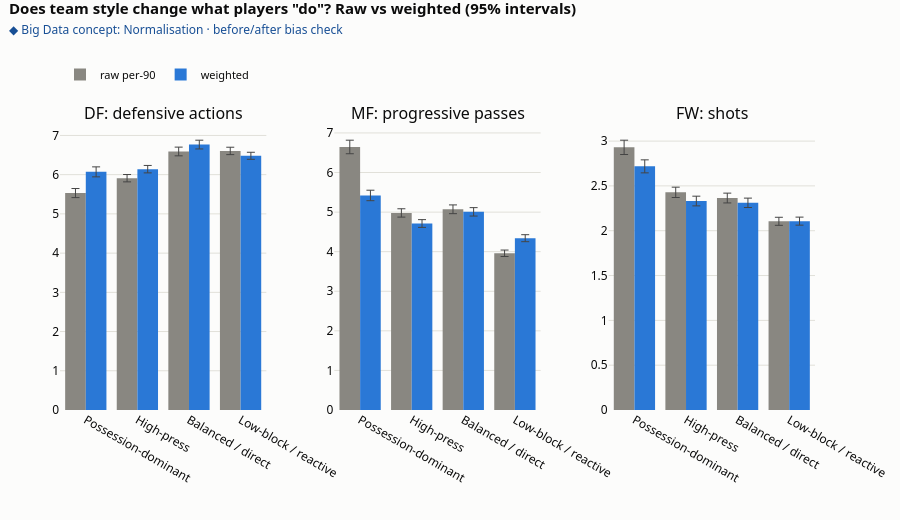

This figure's notebook cell:
### Markdown cell above
## 4E. Did the weighting work? Style bias before and after <span style="background:#e8f1fc;color:#184f95;border:1px solid #86b6ef;border-radius:11px;padding:2px 10px;font-size:12px;font-weight:600;vertical-align:middle;white-space:nowrap">Big Data · Variance decomposition (eta²) · bias audit</span>
The scenario that motivated this part: *if the midfield controls the game, the defence has less defending to do.* Three checks. (1) The headline cases, by team style: defenders' defensive actions, midfielders' progressive passes and forwards' shots, raw versus weighted. (2) For all 48 position-metric pairs, the share of variance explained by the team's tactical family (eta-squared) before and after. (3) The same for league membership.

### Code cell
Pf = df[df['pos_group'].isin(POS3) & (df['min_num'] >= 900)].copy()
ORDER = ['Possession-dominant', 'High-press', 'Balanced / direct', 'Low-block / reactive']
cases = [('DF', 'defensive actions (tackles won + interceptions + clearances + blocks)', ['tklw', 'int', 'clr', 'blocks']),
         ('MF', 'progressive passes', ['prgp']), ('FW', 'shots', ['sh'])]
fig = make_subplots(rows=1, cols=3, subplot_titles=[f'{p}: {t.split(" (")[0]}' for p, t, _ in cases], horizontal_spacing=0.09)
case_rows = []
for ci, (p, t, ms) in enumerate(cases, start=1):
    G = Pf[Pf['pos_group'] == p]
    raw_v = sum(G[m + '_p90raw'] for m in ms); adj_v = sum(G[m + '_p90'] for m in ms)
    for lab_, v_, col in (('raw per-90', raw_v, GREY), ('weighted', adj_v, BLUE)):
        gm = v_.groupby(G['team_style']).agg(['mean', 'sem']).reindex(ORDER)
        fig.add_trace(go.Bar(x=ORDER, y=gm['mean'], error_y=dict(type='data', array=gm['sem'] * 1.96, thickness=1), name=lab_, marker_color=col, legendgroup=lab_, showlegend=(ci == 1),
                             hovertemplate='%{x}<br>%{y:.2f} per 90 (' + lab_ + ')<extra></extra>'), row=1, col=ci)
        case_rows.append({'position': p, 'version': lab_, **{s: gm.loc[s, 'mean'] for s in ORDER}})
    fig.update_xaxes(tickangle=30, row=1, col=ci)
fig.update_layout(barmode='group', title='Does team style change what players "do"? Raw vs weighted (95% intervals)', height=520, legend=dict(orientation='h'))
show(fig, 'c4_style_effect_cases', concept='Normalisation · before/after bias check', bottom=110)
cr = pd.DataFrame(case_rows); display(cr.round(2))
for p in ['DF', 'MF', 'FW']:
    a_, b_ = cr[(cr['position'] == p) & (cr['version'] == 'raw per-90')].iloc[0], cr[(cr['position'] == p) & (cr['version'] == 'weighted')].iloc[0]
    print(f"{p}: gap between Possession-dominant and Low-block clubs: raw {a_['Possession-dominant'] / a_['Low-block / reactive'] - 1:+.0%}  ->  weighted {b_['Possession-dominant'] / b_['Low-block / reactive'] - 1:+.0%}")

gap_ = {p: (cr[(cr['position'] == p) & (cr['version'] == 'raw per-90')].iloc[0], cr[(cr['position'] == p) & (cr['version'] == 'weighted')].iloc[0]) for p in POS3}
gtxt = '; '.join(f"{p} {a_['Possession-dominant'] / a_['Low-block / reactive'] - 1:+.0%} to {b_['Possession-dominant'] / b_['Low-block / reactive'] - 1:+.0%}" for p, (a_, b_) in gap_.items())
shrunk = sum(abs(b_['Possession-dominant'] / b_['Low-block / reactive'] - 1) < abs(a_['Possession-dominant'] / a_['Low-block / reactive'] - 1) for a_, b_ in gap_.values())
legend('DF', 'MF', 'FW', 'raw', 'weighted', 'p90', title='Legend')
takeaway(shows=f"Each position's own headline metric by tactical family, raw (grey) versus weighted (blue). Gap between possession-dominant and low-block clubs, raw to weighted: {gtxt}.",
         insight=f"The weighting shrinks the style gap for {shrunk} of 3 positions, so a defender is no longer judged better simply for playing in a team that defends a lot.")

### Figure 1 — Plotly figure (JSON) as saved in the notebook; plotly's stock layout.template omitted (floating-point values rounded to 4 significant figures)
{"data": [{"error_y": {"array": [0.1158, 0.09365, 0.1111, 0.09419], "thickness": 1, "type": "data"}, "hovertemplate": "%{x}<br>%{y:.2f} per 90 (raw per-90)<extra></extra>", "legendgroup": "raw per-90", "marker": {"color": "#898781"}, "name": "raw per-90", "showlegend": true, "type": "bar", "x": ["Possession-dominant", "High-press", "Balanced / direct", "Low-block / reactive"], "xaxis": "x", "y": [5.531, 5.91, 6.591, 6.605], "yaxis": "y"}, {"error_y": {"array": [0.1275, 0.09469, 0.1117, 0.08956], "thickness": 1, "type": "data"}, "hovertemplate": "%{x}<br>%{y:.2f} per 90 (weighted)<extra></extra>", "legendgroup": "weighted", "marker": {"color": "#2a78d6"}, "name": "weighted", "showlegend": true, "type": "bar", "x": ["Possession-dominant", "High-press", "Balanced / direct", "Low-block / reactive"], "xaxis": "x", "y": [6.072, 6.14, 6.767, 6.481], "yaxis": "y"}, {"error_y": {"array": [0.171, 0.105, 0.1105, 0.08153], "thickness": 1, "type": "data"}, "hovertemplate": "%{x}<br>%{y:.2f} per 90 (raw per-90)<extra></extra>", "legendgroup": "raw per-90", "marker": {"color": "#898781"}, "name": "raw per-90", "showlegend": false, "type": "bar", "x": ["Possession-dominant", "High-press", "Balanced / direct", "Low-block / reactive"], "xaxis": "x2", "y": [6.646, 4.979, 5.071, 3.959], "yaxis": "y2"}, {"error_y": {"array": [0.1325, 0.09792, 0.1065, 0.08848], "thickness": 1, "type": "data"}, "hovertemplate": "%{x}<br>%{y:.2f} per 90 (weighted)<extra></extra>", "legendgroup": "weighted", "marker": {"color": "#2a78d6"}, "name": "weighted", "showlegend": false, "type": "bar", "x": ["Possession-dominant", "High-press", "Balanced / direct", "Low-block / reactive"], "xaxis": "x2", "y": [5.421, 4.712, 5.007, 4.341], "yaxis": "y2"}, {"error_y": {"array": [0.07986, 0.05762, 0.0547, 0.04491], "thickness": 1, "type": "data"}, "hovertemplate": "%{x}<br>%{y:.2f} per 90 (raw per-90)<extra></extra>", "legendgroup": "raw per-90", "marker": {"color": "#898781"}, "name": "raw per-90", "showlegend": false, "type": "bar", "x": ["Possession-dominant", "High-press", "Balanced / direct", "Low-block / reactive"], "xaxis": "x3", "y": [2.93, 2.428, 2.365, 2.105], "yaxis": "y3"}, {"error_y": {"array": [0.07266, 0.05417, 0.05244, 0.04478], "thickness": 1, "type": "data"}, "hovertemplate": "%{x}<br>%{y:.2f} per 90 (weighted)<extra></extra>", "legendgroup": "weighted", "marker": {"color": "#2a78d6"}, "name": "weighted", "showlegend": false, "type": "bar", "x": ["Possession-dominant", "High-press", "Balanced / direct", "Low-block / reactive"], "xaxis": "x3", "y": [2.718, 2.331, 2.311, 2.107], "yaxis": "y3"}], "layout": {"annotations": [{"font": {"size": 16}, "showarrow": false, "text": "DF: defensive actions", "x": 0.1367, "xanchor": "center", "xref": "paper", "y": 1.0, "yanchor": "bottom", "yref": "paper"}, {"font": {"size": 16}, "showarrow": false, "text": "MF: progressive passes", "x": 0.5, "xanchor": "center", "xref": "paper", "y": 1.0, "yanchor": "bottom", "yref": "paper"}, {"font": {"size": 16}, "showarrow": false, "text": "FW: shots", "x": 0.8633, "xanchor": "center", "xref": "paper", "y": 1.0, "yanchor": "bottom", "yref": "paper"}], "barmode": "group", "height": 520, "legend": {"orientation": "h", "x": 0, "xanchor": "left", "y": 1.232, "yanchor": "top"}, "margin": {"b": 110, "l": 60, "r": 30, "t": 126}, "title": {"font": {"size": 15}, "text": "<b>Does team style change what players \"do\"? Raw vs weighted (95% intervals)</b><br><span style='font-size:12px;color:#184f95'>◆ Big Data concept: Normalisation · before/after bias check</span>", "x": 0.01, "xanchor": "left", "y": 0.9731, "yanchor": "top"}, "xaxis": {"anchor": "y", "domain": [0.0, 0.2733], "tickangle": 30}, "xaxis2": {"anchor": "y2", "domain": [0.3633, 0.6367], "tickangle": 30}, "xaxis3": {"anchor": "y3", "domain": [0.7267, 1.0], "tickangle": 30}, "yaxis": {"anchor": "x", "domain": [0.0, 1.0]}, "yaxis2": {"anchor": "x2", "domain": [0.0, 1.0]}, "yaxis3": {"anchor": "x3", "domain": [0.0, 1.0]}}}
